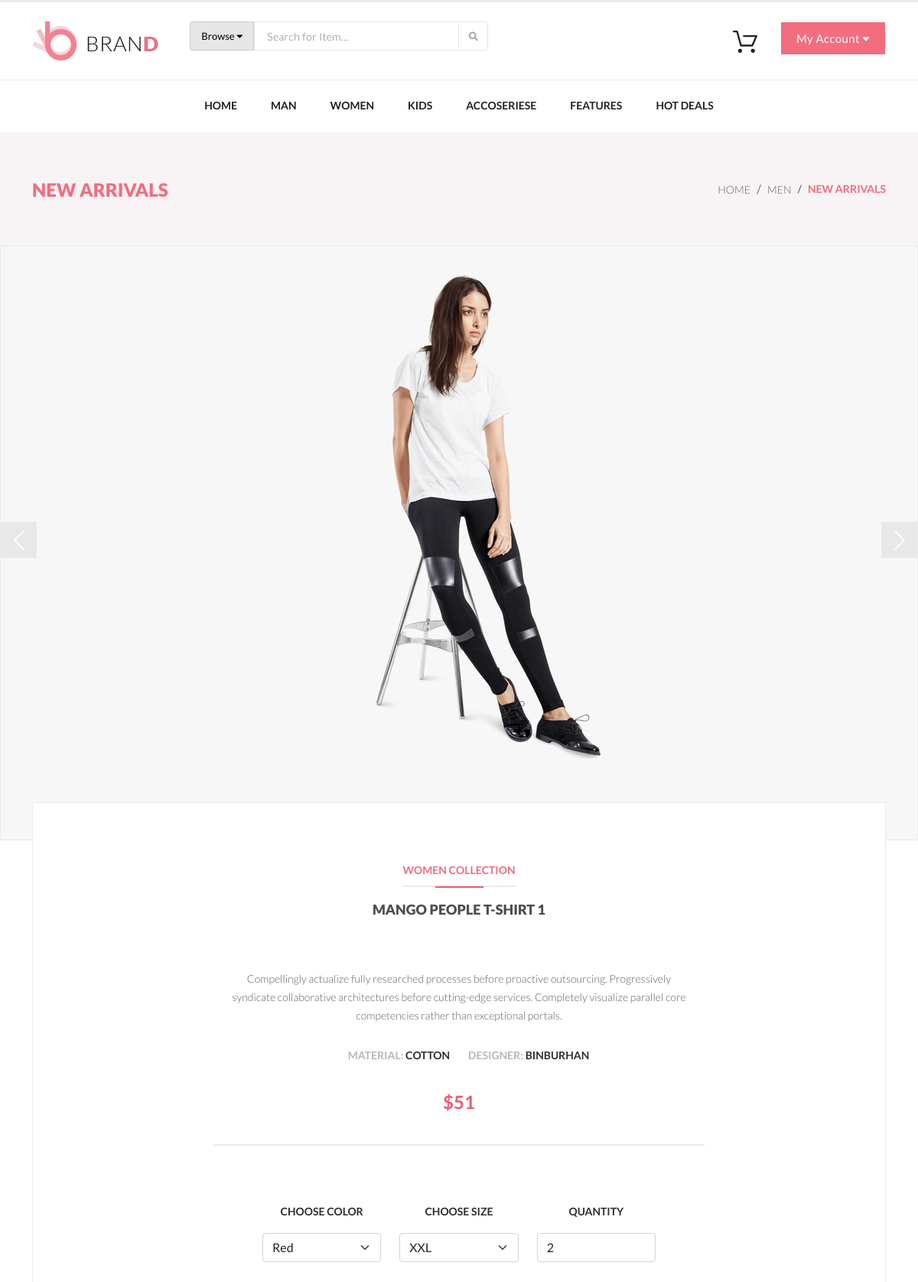
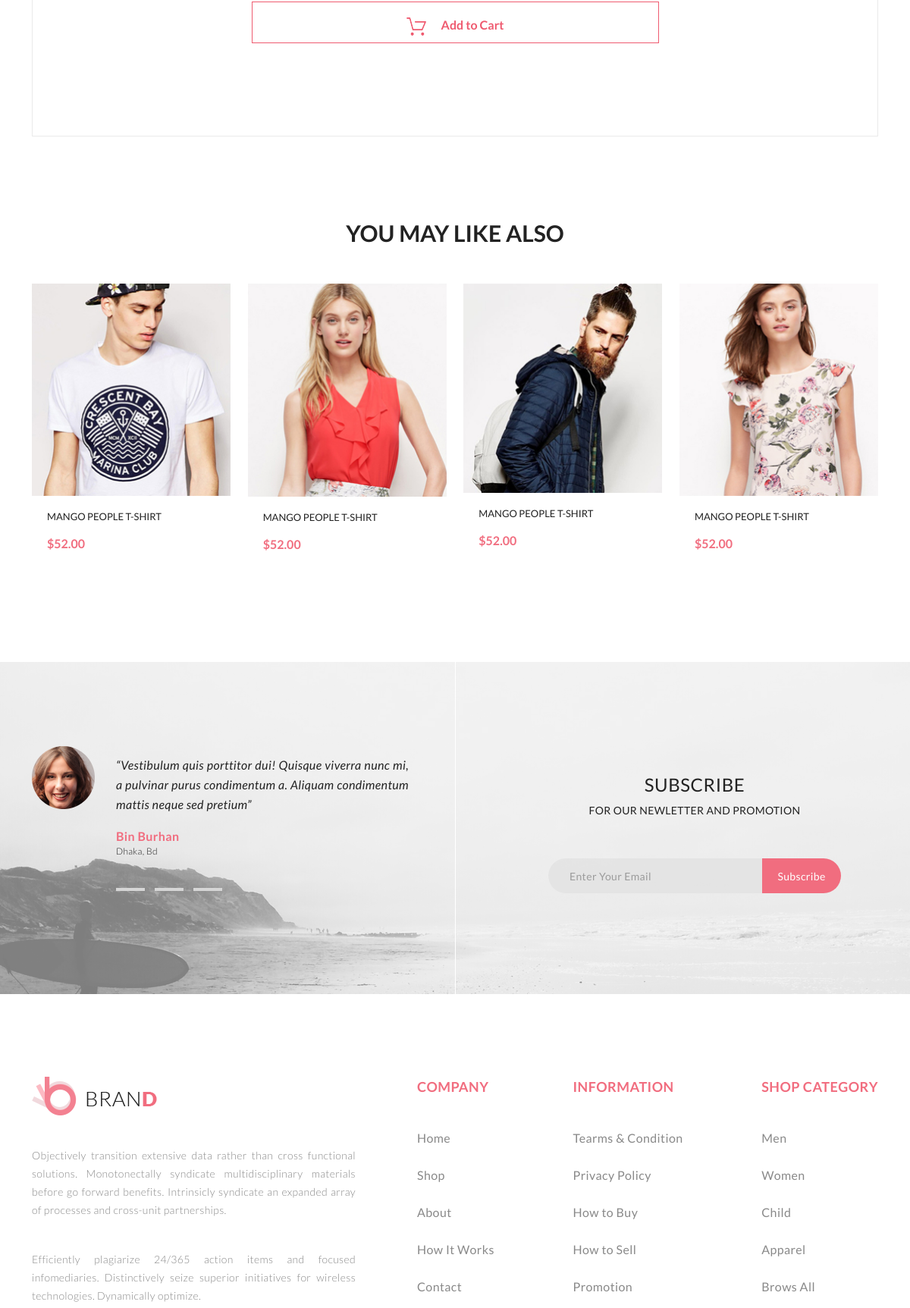
Page /lesson6/product.php?id=1 (upper part) on the committed database (2 pictures, top to bottom).
### tables this page shows
CREATE TABLE `products` (
  `id` int UNSIGNED NOT NULL,
  `name` varchar(100) NOT NULL,
  `description` text NOT NULL,
  `price` float NOT NULL,
  `img_small` varchar(25) NOT NULL,
  `img_big` varchar(25) NOT NULL,
  `sort` int NOT NULL DEFAULT '500',
  `active` char(1) NOT NULL DEFAULT 'Y'
);

### lesson6/product.php (the view, shortened to what this page needs)
<?php
include_once (__DIR__ . "/connect.php");
$sql = "SELECT name, description, price, img_big FROM products WHERE id=". intval($_GET['id']);
$rsData = mysqli_query($connect, $sql);
if (!($arData = mysqli_fetch_assoc($rsData))) {
    header("Location: ./index.php");
}
include_once (__DIR__ . "/include/header.php");
?>
    <section class="block__page-nav">
        <div class="container">
            <div class="row">
                <div class="col">
                    <h1 class="block__page-nav__title">New Arrivals </h1>
                </div>
                <div class="col">
                    <nav aria-label="breadcrumb">
                        <ol class="breadcrumb">
                            <li class="breadcrumb-item"><a href="./index.html">Home</a></li>
                            <li class="breadcrumb-item"><a href="./catalog.html">Men</a></li>
                            <li class="breadcrumb-item active" aria-current="page">New Arrivals</li>
                        </ol>
                    </nav>
                </div>
            </div>
        </div>
    </section>
    <section class="block-product">
        <div class="block-product__container">
            <div id="carouselExampleControls" class="carousel slide" data-bs-ride="carousel">
                <div class="carousel-inner">
                    <div class="carousel-item active">
                        <img src="./assets/images/<?=$arData['img_big'];?>" alt="<?=$arData['name'];?>">
                    </div>
                </div>
                <button class="carousel-control-prev" type="button" data-bs-target="#carouselExampleControls" data-bs-slide="prev">
                    <span class="carousel-control-prev-icon" aria-hidden="true"></span>
                </button>
                <button class="carousel-control-next" type="button" data-bs-target="#carouselExampleControls" data-bs-slide="next">
                    <span class="carousel-control-next-icon" aria-hidden="true"></span>
                </button>
            </div>
        </div>
    </section>
    <section class="container">
        <div class="block-product__detail">
            <h3 class="block-product__detail-collection">WOMEN COLLECTION</h3>
            <div class="block-product__detail-line"><div class="block-product__detail-line-pink"></div></div>
            <h2 class="block-product__detail-name"><?=$arData['name'];?></h2>
            <p class="block-product__detail-text"><?=$arData['description'];?></p>
            <div class="row">
                <div class="col-6 block-product__detail-property-left">MATERIAL: <span class="block-product__detail-property-val">COTTON</span></div>
                <div class="col-6 block-product__detail-property-right">DESIGNER: <span class="block-product__detail-property-val">BINBURHAN</span></div>
            </div>
            <div class="block-product__detail-price">$<?=$arData['price'];?></div>
            <div class="block-product__detail-line-long"></div>
            <div class="row block-product__detail-property-block">
                <div class="col-4 block-product__detail-property-name">CHOOSE COLOR</div>
                <div class="col-4 block-product__detail-property-name">CHOOSE SIZE</div>
                <div class="col-4 block-product__detail-property-name">QUANTITY</div>
            </div>
            <div class="row block-product__detail-property-form">
                <div class="col-4"><select class="form-select">
                        <option value="Red">Red</option>
                    </select></div>
                <div class="col-4"><select class="form-select">
                        <option value="XXL">XXL</option>
                    </select></div>
                <div class="col-4"><input type="number" class="form-control" value="2"></div>
            </div>
            <a href="./cart.html" class="block-product__detail-cart"><img src="./assets/images/cart-pink.png" alt="cart" class="block-product__detail-cart-img">Add to Cart</a>
        </div>
    </section>
    <section class="container">
        <div class="main__box-shop__block-products">
            <h3 class="block-products__heading">you may like also</h3>
            <div class="main__box-shop__block-products_list">
                <div class="block-product__item">
                    <a href="#" class="block-product__item-link">
                        <img src="./assets/images/product1.jpg" class="block-product__item-img" alt="product 1">
                        <h5 class="block-product__item-heading">Mango  People  T-shirt</h5>
                        <p class="block-product__item-price">$52.00</p>
                    </a>
                </div>
                <div class="block-product__item">
                    <a href="#" class="block-product__item-link">
                        <img src="./assets/images/product2.jpg" class="block-product__item-img" alt="product 2">
                        <h5 class="block-product__item-heading">Mango  People  T-shirt</h5>
                        <p class="block-product__item-price">$52.00</p>
                    </a>
                </div>
                <div class="block-product__item">
                    <a href="#" class="block-product__item-link">
                        <img src="./assets/images/product3.jpg" class="block-product__item-img" alt="product 3">
                        <h5 class="block-product__item-heading">Mango  People  T-shirt</h5>
                        <p class="block-product__item-price">$52.00</p>
                    </a>
                </div>
                <div class="block-product__item">
                    <a href="#" class="block-product__item-link">
                        <img src="./assets/images/product4.jpg" class="block-product__item-img" alt="product 4">
                        <h5 class="block-product__item-heading">Mango  People  T-shirt</h5>
                        <p class="block-product__item-price">$52.00</p>
                    </a>
                </div>
            </div>
        </div>
    </section>
    <section class="main__box-shop__subscribe">
        <div class="container block__subscribe">
            <div class="block__subscribe-reviews">
                <div class="block__subscribe-review">
                    <div class="block__subscribe-review__img">
                        <img src="./assets/images/reviews1.png" alt="">
                    </div>
                    <div class="block__subscribe-review__block">
                        <p class="block__subscribe-review__text">
                            “Vestibulum quis porttitor dui! Quisque viverra nunc mi,
                            a pulvinar purus condimentum a. Aliquam condimentum mattis neque sed pretium”
                        </p>
                        <p class="block__subscribe-review__name">
                            <span class="review__name-pink">Bin Burhan</span><br />
                            Dhaka, Bd
                        </p>
                        <div class="block__subscribe-review__selecters">
                            <button class="review__selecters-item"></button>
                            <button class="review__selecters-item"></button>
                            <button class="review__selecters-item"></button>
                        </div>
                    </div>
                </div>
            </div>
            <div class="block__subscribe-form">
                <h4 class="block__subscribe-form__heading">Subscribe</h4>
                <p class="block__subscribe-form__text">FOR OUR NEWLETTER AND PROMOTION</p>
                <form class="block__subscribe-form__item">
                    <input class="subscribe__form-input" type="email" name="email" value="" placeholder="Enter Your Email">
                    <button class="subscribe__form-button" type="submit">Subscribe</button>
                </form>
            </div>
        </div>
<?
include_once (__DIR__ . "/include/footer.php");
?>

### lesson6/assets/css/custom.css (style rules this page uses)
ol, ul { padding-left: 0; }

### rows in the picture
products: img_big (picture), name "MANGO PEOPLE T-SHIRT 1", description "Compellingly actualize fully researched processes before proactive outsourcing. Progressively syndicate collaborative architectures before cutting-edge services. Completely visualize parallel core competencies rather than exceptional portals.", price "51"
